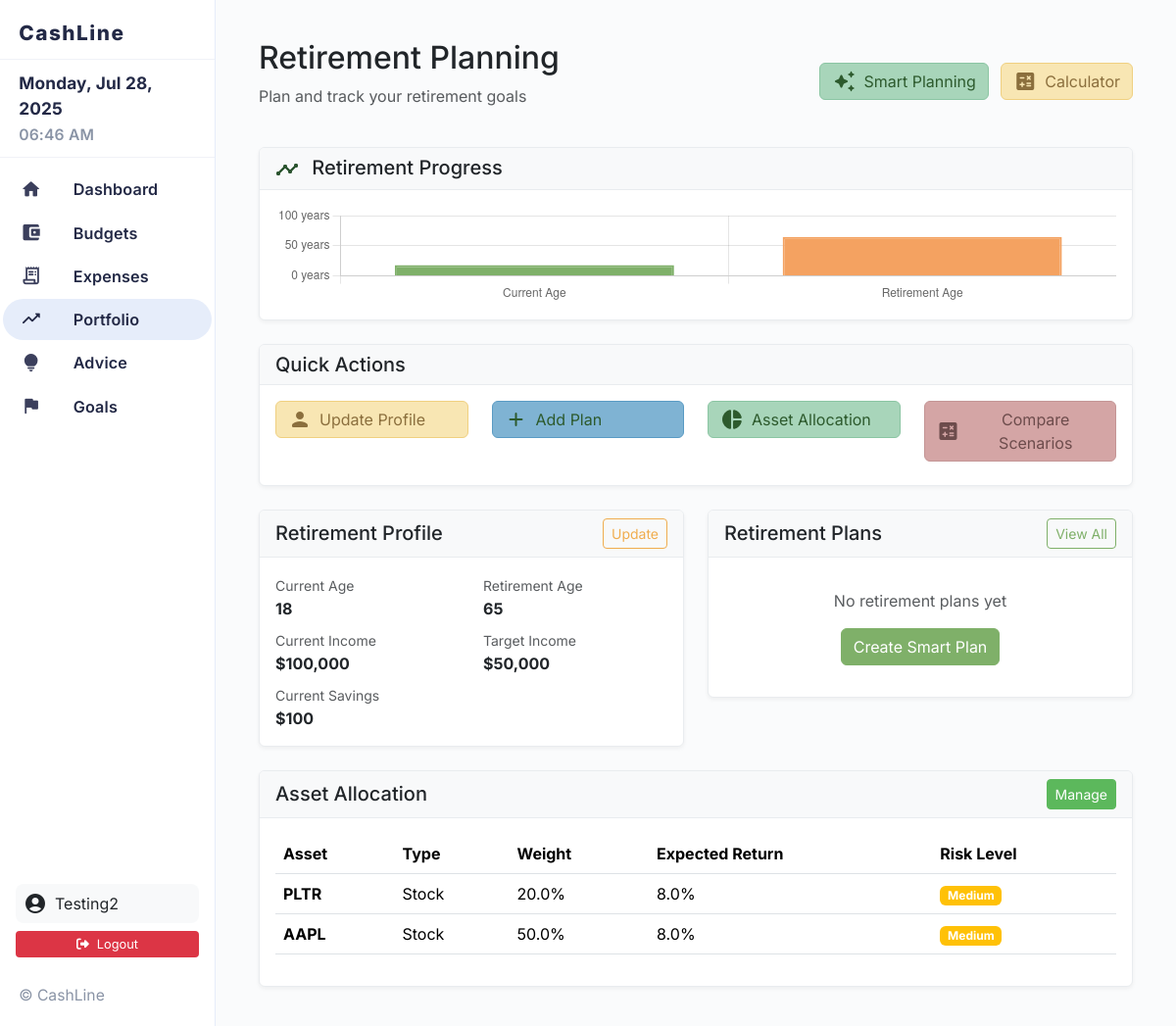
Before: /portfolio/retirement (signed in) with the older database file.
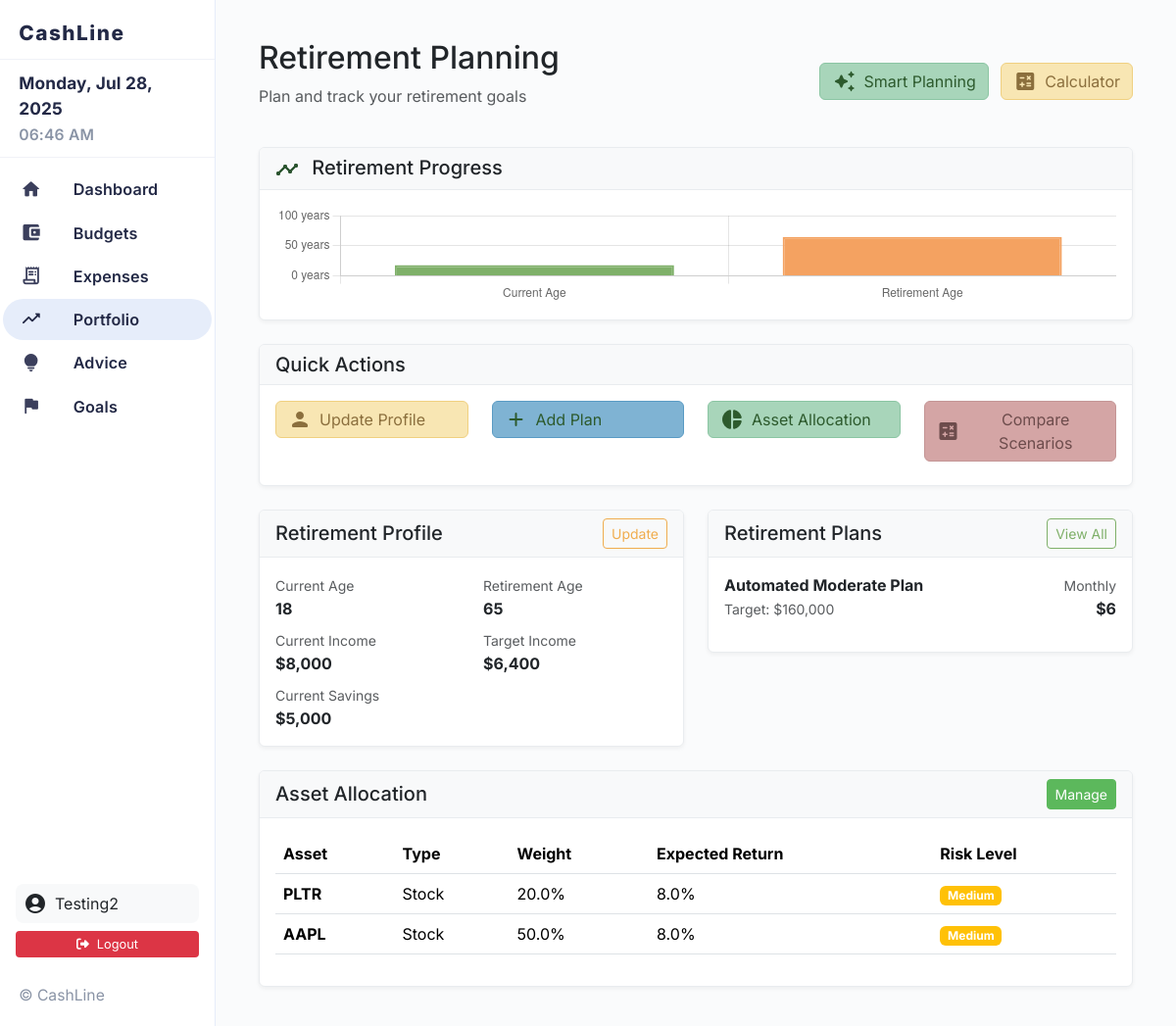
After: the same page with the newer database file.
### models.py (models this page shows)
class UserProfile(db.Model):
    id = db.Column(db.Integer, primary_key=True)
    user_id = db.Column(db.Integer, db.ForeignKey('user.id'), nullable=False)
    age = db.Column(db.Integer, nullable=True)
    retirement_age = db.Column(db.Integer, nullable=True)
    current_salary = db.Column(db.Float, nullable=True)
    expected_retirement_income = db.Column(db.Float, nullable=True)
    current_savings = db.Column(db.Float, nullable=True)
    monthly_contribution = db.Column(db.Float, nullable=True)
    risk_tolerance = db.Column(db.String(20), nullable=True)  # Conservative, Moderate, Aggressive
    created_at = db.Column(db.DateTime, default=datetime.utcnow)
    updated_at = db.Column(db.DateTime, default=datetime.utcnow, onupdate=datetime.utcnow)

class Asset(db.Model):
    id = db.Column(db.Integer, primary_key=True)
    user_id = db.Column(db.Integer, db.ForeignKey('user.id'), nullable=False)
    symbol = db.Column(db.String(10), nullable=False)
    name = db.Column(db.String(100), nullable=False)
    asset_type = db.Column(db.String(20), nullable=False)  # Stock, Bond, ETF, Mutual Fund, etc.
    expected_return = db.Column(db.Float, nullable=False)
    weight = db.Column(db.Float, nullable=False)  # Percentage allocation (0-100)
    risk_level = db.Column(db.String(20), nullable=False)  # Low, Medium, High
    created_at = db.Column(db.DateTime, default=datetime.utcnow)
    updated_at = db.Column(db.DateTime, default=datetime.utcnow, onupdate=datetime.utcnow)

class RetirementPlan(db.Model):
    id = db.Column(db.Integer, primary_key=True)
    user_id = db.Column(db.Integer, db.ForeignKey('user.id'), nullable=False)
    name = db.Column(db.String(100), nullable=False)
    target_amount = db.Column(db.Float, nullable=False)
    years_to_retirement = db.Column(db.Integer, nullable=False)
    expected_return_rate = db.Column(db.Float, nullable=False)
    monthly_contribution_needed = db.Column(db.Float, nullable=False)
    projected_amount = db.Column(db.Float, nullable=False)
    created_at = db.Column(db.DateTime, default=datetime.utcnow)
    updated_at = db.Column(db.DateTime, default=datetime.utcnow, onupdate=datetime.utcnow)

### app.py (the view)
    @app.route('/portfolio/retirement')
    @login_required
    def retirement_planning():
        profile = UserProfile.query.filter_by(user_id=current_user.id).first()
        retirement_plans = RetirementPlan.query.filter_by(user_id=current_user.id).all()
        retirement_assets = Asset.query.filter_by(user_id=current_user.id).all()
        return render_template('retirement_planning.html',
                             profile=profile,
                             retirement_plans=retirement_plans,
                             retirement_assets=retirement_assets)

### app.py (called while the page is built)
def create_app(config_name='default'):
    app = Flask(__name__)
    app.config.from_object(config[config_name])
    db.init_app(app)
    login_manager = LoginManager()
    login_manager.init_app(app)
    login_manager.login_view = 'login'
    login_manager.login_message = 'Please log in to access this page.'
    @login_manager.user_loader
    def load_user(user_id):
        return db.session.get(User, int(user_id))
    register_routes(app)
    return app

### templates/retirement_planning.html (shortened to what the changed rows need)
{% extends "base.html" %}
{% block content %}
<div class="container-fluid">
    <div class="row mb-4">
        <div class="col-12">
            <div class="d-flex justify-content-between align-items-center">
                <div>
                    <h1 class="h2 mb-2">Retirement Planning</h1>
                </div>
            </div>
        </div>
    </div>
    <div class="row mb-4">
        <div class="col-md-6">
            <div class="card">
                <div class="card-body">
                    {% if profile %}
                        <div class="row">
                            <div class="col-6">
                                <small class="text-muted">Current Age</small>
                                <p class="mb-2"><strong>{{ profile.age }}</strong></p>
                            </div>
                            <div class="col-6">
                                <small class="text-muted">Retirement Age</small>
                                <p class="mb-2"><strong>{{ profile.retirement_age }}</strong></p>
                            </div>
                            <div class="col-6">
                                <small class="text-muted">Current Income</small>
                                <p class="mb-2"><strong>${{ "{:,.0f}".format(profile.current_salary) }}</strong></p>
                            </div>
                            <div class="col-6">
                                <small class="text-muted">Target Income</small>
                                <p class="mb-2"><strong>${{ "{:,.0f}".format(profile.expected_retirement_income) }}</strong></p>
                            </div>
                            <div class="col-12">
                                <small class="text-muted">Current Savings</small>
                                <p class="mb-0"><strong>${{ "{:,.0f}".format(profile.current_savings) }}</strong></p>
                            </div>
                        </div>
                    {% else %}
                        <div class="text-center py-3">
                            <p class="text-muted">No retirement profile set up</p>
                            <a href="{{ url_for('retirement_profile') }}" class="btn btn-warning">Set Up Profile</a>
                        </div>
                    {% endif %}
                </div>
            </div>
        </div>
        <div class="col-md-6">
            <div class="card">
                <div class="card-body">
                    {% if retirement_plans %}
                        {% for plan in retirement_plans[:3] %}
                        <div class="d-flex justify-content-between align-items-center mb-3">
                            <div>
                                <strong>{{ plan.name }}</strong>
                                <br>
                                <small class="text-muted">Target: ${{ "{:,.0f}".format(plan.target_amount) }}</small>
                            </div>
                            <div class="text-end">
                                <small class="text-muted">Monthly</small>
                                <br>
                                <strong>${{ "{:,.0f}".format(plan.monthly_contribution_needed) }}</strong>
                            </div>
                        </div>
                        {% endfor %}
                    {% else %}
                        <div class="text-center py-3">
                            <p class="text-muted">No retirement plans yet</p>
                            <a href="{{ url_for('automated_retirement_onboarding') }}" class="btn btn-primary">Create Smart Plan</a>
                        </div>
                    {% endif %}
                </div>
            </div>
        </div>
    </div>
    <div class="row">
        <div class="col-12">
            <div class="card">
                <div class="card-body">
                    {% if retirement_assets %}
                        <div class="table-responsive">
                            <table class="table table-hover">
                                <thead>
                                    <tr>
                                        <th>Asset</th>
                                        <th>Type</th>
                                        <th>Weight</th>
                                        <th>Expected Return</th>
                                        <th>Risk Level</th>
                                    </tr>
                                </thead>
                                <tbody>
                                    {% for asset in retirement_assets[:5] %}
                                    <tr>
                                        <td><strong>{{ asset.symbol }}</strong></td>
                                        <td>{{ asset.asset_type }}</td>
                                        <td>{{ "%.1f"|format(asset.weight) }}%</td>
                                        <td>{{ "%.1f"|format(asset.expected_return) }}%</td>
                                        <td>
                                            <span class="badge bg-{% if asset.risk_level == 'Low' %}success{% elif asset.risk_level == 'Medium' %}warning{% else %}danger{% endif %}">
                                                {{ asset.risk_level }}
                                            </span>
                                        </td>
                                    </tr>
                                    {% endfor %}
                                </tbody>
                            </table>
                        </div>
                    {% else %}
                        <div class="text-center py-4">
                            <i class="material-icons-round text-muted" style="font-size: 3rem;">pie_chart</i>
                            <p class="text-muted mt-2">No asset allocation set up</p>
                            <a href="{{ url_for('add_asset') }}" class="btn btn-success">Add Assets</a>
                        </div>
                    {% endif %}
                </div>
            </div>
        </div>
    </div>
</div>
{% if profile %}
<script>
// Retirement Progress Chart
const progressCtx = document.getElementById('retirementProgressChart').getContext('2d');
const progressChart = new Chart(progressCtx, {
    type: 'bar',
    data: {
        labels: ['Current Age', 'Retirement Age'],
        datasets: [{
            label: 'Age',
            data: [{{ profile.age }}, {{ profile.retirement_age }}],
            backgroundColor: ['#7fb069', '#f4a261'],
            borderColor: ['#7fb069', '#f4a261'],
            borderWidth: 2
        }]
    },
    options: {
        responsive: true,
        maintainAspectRatio: false,
        plugins: {
            legend: {
                display: false
            }
        },
        scales: {
            y: {
                beginAtZero: true,
                max: 100,
                ticks: {
                    callback: function(value) {
                        return value + ' years';
                    }
                }
            }
        }
    }
});
</script>
{% endif %}
{% endblock %}

Changed rows visible on the page:
changed UserProfile: current_salary "100,000" → "8,000"; expected_retirement_income "50,000" → "6,400"; current_savings "100" → "5,000"
added RetirementPlan: name "Automated Moderate Plan", target_amount "160,000", monthly_contribution_needed "6"
Other visible differences:
text no longer shown: "No retirement plans yet Create Smart Plan"
